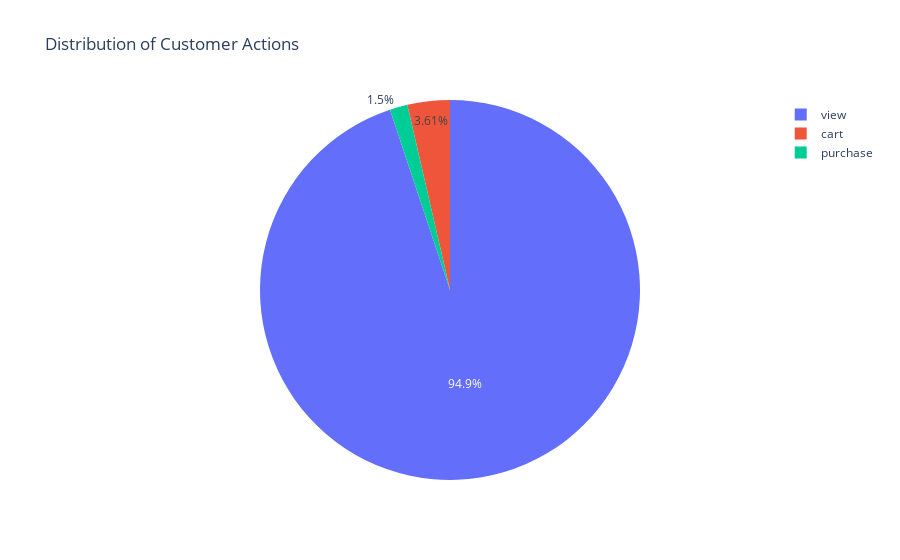

Notebook code for this chart:
### Markdown cell above
The table shows that the most interactions are Product-Views, followed by Products, which have been added to the cart. The least interaction is the purchase.

### Code cell
# %%timeit

# Plot Event Types
df = sdf_event_type_dist.select("count", "event_type").toPandas()
fig = px.pie(df, values='count', names='event_type', title='Distribution of Customer Actions')
fig.write_html("data/exports/Distribution of Customer Actions.html")
fig.show()

### Figure 1 — Plotly figure (JSON) as saved in the notebook; plotly's stock layout.template omitted (floating-point values rounded to 4 significant figures)
{"data": [{"domain": {"x": [0.0, 1.0], "y": [0.0, 1.0]}, "hovertemplate": "event_type=%{label}<br>count=%{value}<extra></extra>", "labels": ["purchase", "view", "cart"], "legendgroup": "", "name": "", "showlegend": true, "type": "pie", "values": [1651, 104128, 3961]}], "layout": {"legend": {"tracegroupgap": 0}, "title": {"text": "Distribution of Customer Actions"}}}
